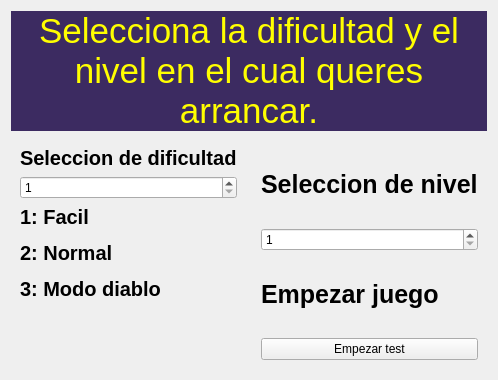
        <widget class="QWidget" name="CheatPage">
         <property name="sizePolicy">
          <sizepolicy hsizetype="Preferred" vsizetype="Preferred">
           <horstretch>0</horstretch>
           <verstretch>0</verstretch>
          </sizepolicy>
         </property>
         <property name="minimumSize">
          <size>
           <width>100</width>
           <height>208</height>
          </size>
         </property>
         <property name="maximumSize">
          <size>
           <width>1800</width>
           <height>700</height>
          </size>
         </property>
         <layout class="QGridLayout" name="gridLayout">
          <item row="0" column="0" colspan="2">
           <widget class="QLabel" name="descriNormal_2">
            <property name="minimumSize">
             <size>
              <width>100</width>
              <height>100</height>
             </size>
            </property>
            <property name="maximumSize">
             <size>
              <width>1800</width>
              <height>1000</height>
             </size>
            </property>
            <property name="font">
             <font>
              <family>MS Sans Serif</family>
              <pointsize>10</pointsize>
             </font>
            </property>
            <property name="styleSheet">
             <string notr="true">background-color: #3c2b61</string>
            </property>
            <property name="text">
             <string>&lt;html&gt;&lt;head/&gt;&lt;body&gt;&lt;p align=&quot;center&quot;&gt;&lt;span style=&quot; font-size:26pt; color:#ffff00;&quot;&gt;Selecciona la dificultad y el nivel en el cual queres arrancar.&lt;/span&gt;&lt;/p&gt;&lt;/body&gt;&lt;/html&gt;</string>
            </property>
            <property name="wordWrap">
             <bool>true</bool>
            </property>
           </widget>
          </item>
          <item row="1" column="0">
           <widget class="QWidget" name="ContenedorDif" native="true">
            <property name="maximumSize">
             <size>
              <width>1800</width>
              <height>16777215</height>
             </size>
            </property>
            <layout class="QVBoxLayout" name="verticalLayout_12">
             <item>
              <widget class="QLabel" name="label_2">
               <property name="maximumSize">
                <size>
                 <width>1800</width>
                 <height>16777215</height>
                </size>
               </property>
               <property name="font">
                <font>
                 <family>MS Sans Serif</family>
                 <pointsize>15</pointsize>
                 <bold>true</bold>
                </font>
               </property>
               <property name="text">
                <string>Seleccion de dificultad</string>
               </property>
              </widget>
             </item>
             <item>
              <widget class="QSpinBox" name="SeleccionarDificultad">
               <property name="maximumSize">
                <size>
                 <width>1800</width>
                 <height>16777215</height>
                </size>
               </property>
               <property name="minimum">
                <number>1</number>
               </property>
               <property name="maximum">
                <number>3</number>
               </property>
              </widget>
             </item>
             <item>
              <widget class="QLabel" name="label_3">
               <property name="maximumSize">
                <size>
                 <width>1800</width>
                 <height>16777215</height>
                </size>
               </property>
               <property name="font">
                <font>
                 <family>MS Sans Serif</family>
                 <pointsize>15</pointsize>
                 <bold>true</bold>
                </font>
               </property>
               <property name="text">
                <string>&lt;html&gt;&lt;head/&gt;&lt;body&gt;&lt;p&gt;1: Facil&lt;/p&gt;&lt;p&gt;2: Normal&lt;/p&gt;&lt;p&gt;3: Modo diablo&lt;/p&gt;&lt;p&gt;&lt;br/&gt;&lt;/p&gt;&lt;/body&gt;&lt;/html&gt;</string>
               </property>
              </widget>
             </item>
            </layout>
           </widget>
          </item>
          <item row="1" column="1">
           <widget class="QWidget" name="ContenedorNivel" native="true">
            <property name="maximumSize">
             <size>
              <width>1800</width>
              <height>16777215</height>
             </size>
            </property>
            <layout class="QVBoxLayout" name="verticalLayout_13">
             <item>
              <widget class="QLabel" name="label">
               <property name="maximumSize">
                <size>
                 <width>1800</width>
                 <height>16777215</height>
                </size>
               </property>
               <property name="font">
                <font>
                 <family>MS Sans Serif</family>
                 <pointsize>19</pointsize>
                 <bold>true</bold>
                </font>
               </property>
               <property name="text">
                <string>Seleccion de nivel</string>
               </property>
              </widget>
             </item>
             <item>
              <widget class="QSpinBox" name="SeleccionarNivel">
               <property name="maximumSize">
                <size>
                 <width>1800</width>
                 <height>16777215</height>
                </size>
               </property>
               <property name="minimum">
                <number>1</number>
               </property>
               <property name="maximum">
                <number>10</number>
               </property>
              </widget>
             </item>
             <item>
              <widget class="QLabel" name="label_4">
               <property name="maximumSize">
                <size>
                 <width>1800</width>
                 <height>16777215</height>
                </size>
               </property>
               <property name="font">
                <font>
                 <family>MS Sans Serif</family>
                 <pointsize>19</pointsize>
                 <bold>true</bold>
                </font>
               </property>
               <property name="text">
                <string>Empezar juego</string>
               </property>
              </widget>
             </item>
             <item>
              <widget class="QPushButton" name="cheatPlayClicked">
               <property name="maximumSize">
                <size>
                 <width>1800</width>
                 <height>16777215</height>
                </size>
               </property>
               <property name="text">
                <string>Empezar test</string>
               </property>
              </widget>
             </item>
            </layout>
           </widget>
          </item>
         </layout>
        </widget>
